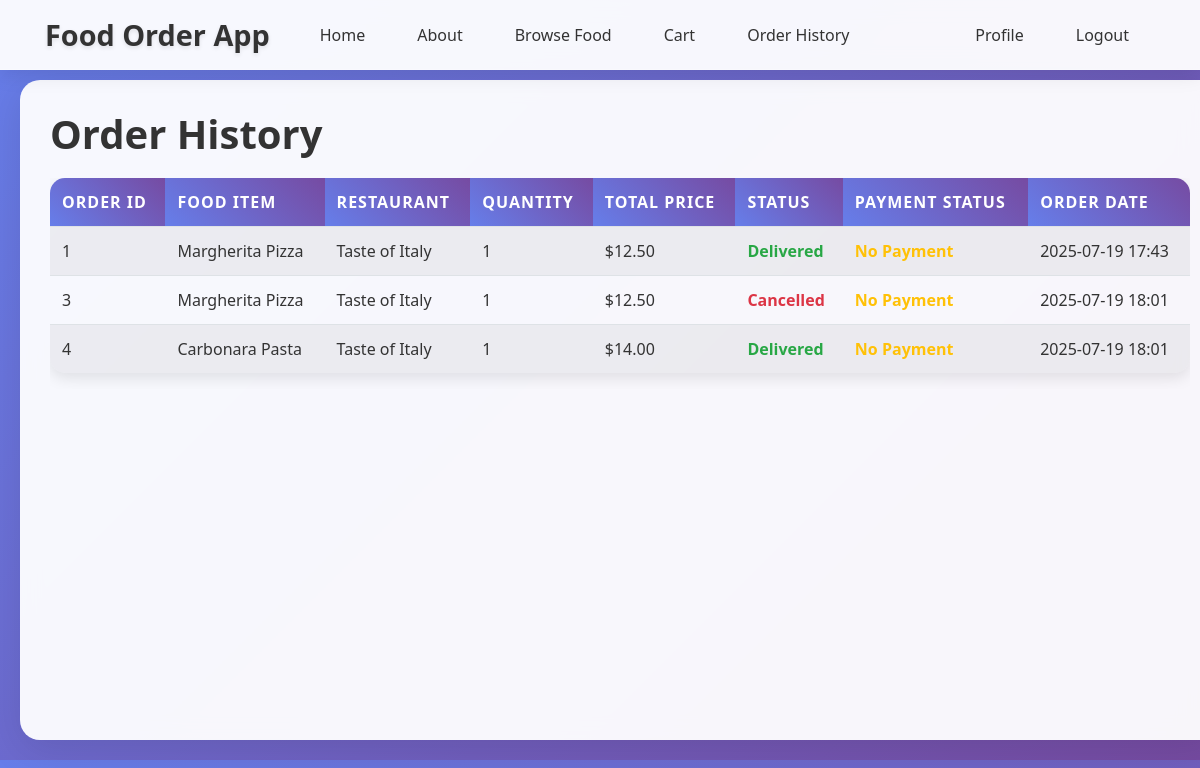
The page /customer/order_history (signed in) on the database as committed earlier.
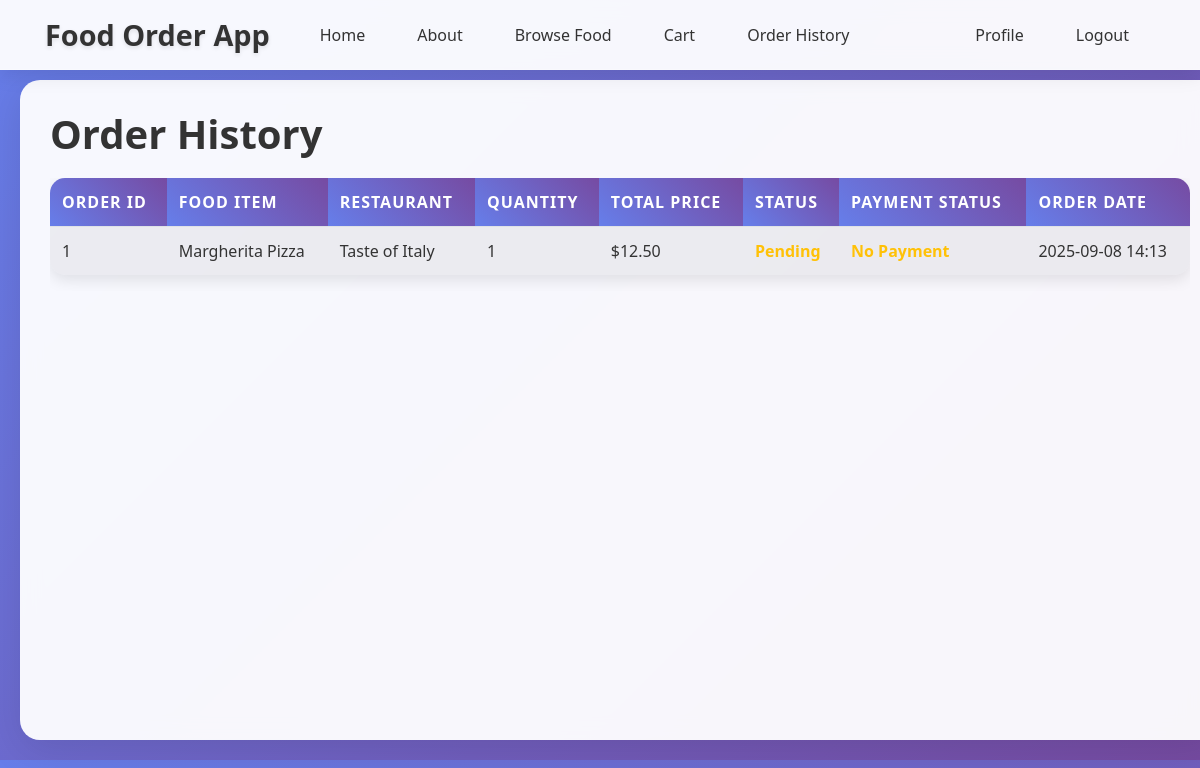
The same page on the database as committed later.
### app/models/order.py (models this page shows, shortened)
class Order(db.Model):
    __tablename__ = 'orders'
    id = db.Column(db.Integer, primary_key=True)
    customer_id = db.Column(db.Integer, db.ForeignKey('users.id'), nullable=False)
    food_item_id = db.Column(db.Integer, db.ForeignKey('food_items.id'), nullable=False)
    restaurant_id = db.Column(db.Integer, db.ForeignKey('users.id'), nullable=False)
    quantity = db.Column(db.Integer, nullable=False)
    total_price = db.Column(db.Numeric(10, 2), nullable=False)
    status = db.Column(db.Enum('pending', 'accepted', 'preparing', 'ready', 'delivered', 'cancelled', name='order_status'), default='pending')
    payment_id = db.Column(db.Integer, db.ForeignKey('payments.id'), nullable=True)
    order_date = db.Column(db.DateTime, default=datetime.utcnow)
    payment = db.relationship("Payment", backref="order", uselist=False, foreign_keys="Order.payment_id")

### app/models/food_item.py (models this page shows, shortened)
class FoodItem(db.Model):
    __tablename__ = 'food_items'
    id = db.Column(db.Integer, primary_key=True)
    name = db.Column(db.String(100), nullable=False)
    description = db.Column(db.Text, nullable=True)
    price = db.Column(db.Numeric(10, 2), nullable=False)
    image_url = db.Column(db.String(200), nullable=True)
    restaurant_id = db.Column(db.Integer, db.ForeignKey('users.id'), nullable=False)
    created_at = db.Column(db.DateTime, default=datetime.utcnow)
    orders = db.relationship('Order', backref='food_item', lazy=True)

### app/models/user.py (models this page shows, shortened)
class User(db.Model, UserMixin):
    __tablename__ = 'users'
    id = db.Column(db.Integer, primary_key=True)
    name = db.Column(db.String(100), nullable=False)
    email = db.Column(db.String(120), unique=True, nullable=False)
    phone_number = db.Column(db.String(20), unique=True, nullable=False)
    location = db.Column(db.String(200), nullable=False)
    password = db.Column(db.String(60), nullable=False)
    role = db.Column(db.Enum('admin', 'customer', 'restaurant', name='user_roles'), default='customer')
    status = db.Column(db.Enum('active', 'pending', 'suspended', name='account_status'), default='active')
    food_items = db.relationship('FoodItem', backref='restaurant_owner', lazy=True, foreign_keys='FoodItem.restaurant_id')
    orders_as_customer = db.relationship('Order', backref='customer_user', lazy=True, foreign_keys='Order.customer_id')
    orders_as_restaurant = db.relationship('Order', backref='restaurant_user', lazy=True, foreign_keys='Order.restaurant_id')
    payments_as_customer = db.relationship('Payment', backref='customer_payer', lazy=True, foreign_keys='Payment.customer_id')
    payments_as_restaurant = db.relationship('Payment', backref='restaurant_receiver', lazy=True, foreign_keys='Payment.restaurant_id')

### app/routes/customer.py (the view)
@customer.route("/order_history")
@login_required
@customer_required
def order_history():
    orders = Order.query.filter_by(customer_id=current_user.id).all()
    return render_template("order_history.html", orders=orders)

### app/templates/order_history.html
{% extends "base.html" %}
{% block content %}
    <h1>Order History</h1>
    {% if orders %}
        <div class="table-responsive">
            <table class="table table-striped">
                <thead>
                    <tr>
                        <th>Order ID</th>
                        <th>Food Item</th>
                        <th>Restaurant</th>
                        <th>Quantity</th>
                        <th>Total Price</th>
                        <th>Status</th>
                        <th>Payment Status</th>
                        <th>Order Date</th>
                    </tr>
                </thead>
                <tbody>
                    {% for order in orders %}
                        <tr>
                            <td>{{ order.id }}</td>
                            <td>{{ order.food_item.name }}</td>
                            <td>{{ order.restaurant_user.name }}</td>
                            <td>{{ order.quantity }}</td>
                            <td>${{ order.total_price }}</td>
                            <td><span class="order-status {{ order.status }}">{{ order.status.title() }}</span></td>
                            <td>
                                {% if order.payment %}
                                    <span class="payment-status {{ order.payment.payment_status }}">{{ order.payment.payment_status.title() }}</span>
                                {% else %}
                                    <span class="payment-status pending">No Payment</span>
                                {% endif %}
                            </td>
                            <td>{{ order.order_date.strftime('%Y-%m-%d %H:%M') }}</td>
                        </tr>
                    {% endfor %}
                </tbody>
            </table>
        </div>
    {% else %}
        <div class="alert alert-info">
            <h4>No orders yet!</h4>
            <p><a href="{{ url_for('customer.browse') }}">Browse food items</a> to place your first order.</p>
        </div>
    {% endif %}
{% endblock content %}

Rows that differ between the two databases and show on the page:
removed Order: id "3", food_item.name "Margherita Pizza", restaurant_user.name "Taste of Italy", quantity "1", total_price "12.50", status "Cancelled", order_date "2025-07-19 18:01"
removed Order: id "4", food_item.name "Carbonara Pasta", restaurant_user.name "Taste of Italy", quantity "1", total_price "14.00", status "Delivered", order_date "2025-07-19 18:01"
changed Order "Margherita Pizza": status "Delivered" → "Pending"; order_date "2025-07-19 17:43" → "2025-09-08 14:13"
